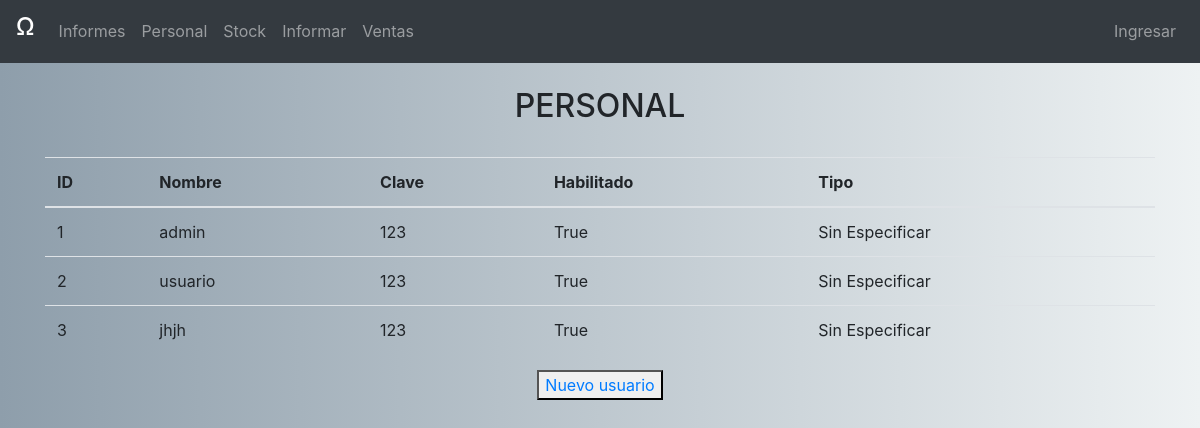
/Personal, run on an earlier commit of the app's database.
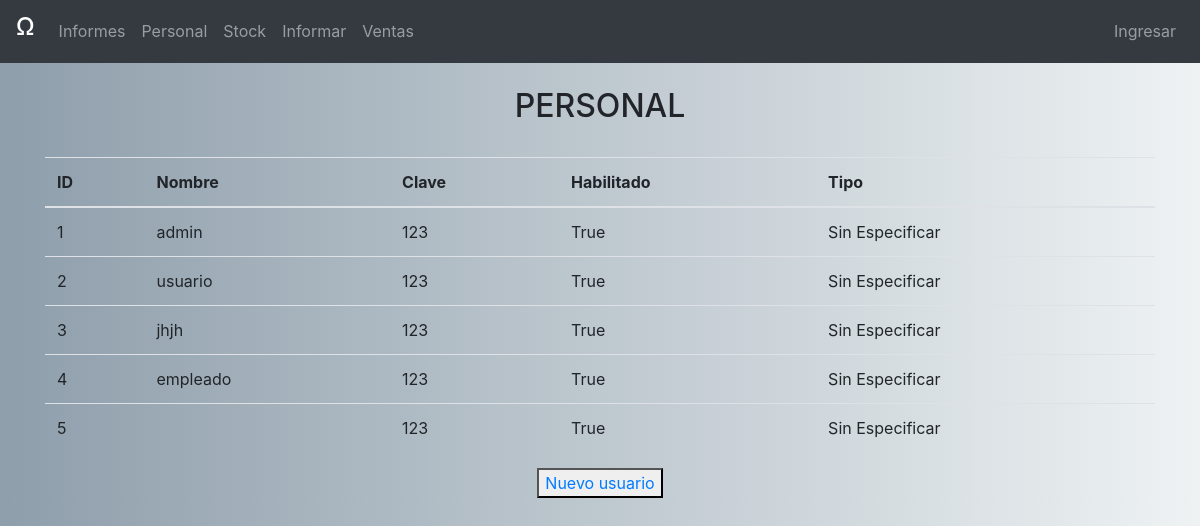
And on a later commit of the database.
### CapaDatos/modelos.py (models this page shows, shortened)
class Usuario(db.Model, UserMixin):
    __tablename__ = 'usuarios'
    id = db.Column(db.Integer, primary_key=True, autoincrement=True)
    nombre = db.Column(db.String,nullable=False)
    clave = db.Column(db.String,nullable=False)
    habilitado = db.Column(db.Boolean,nullable=False)
    tipo_id = db.Column(db.Integer, db.ForeignKey('tipo_usuario.id'), nullable=False)
    usuario_tipo_rel = db.relationship('Tipo_usuario', foreign_keys=tipo_id)

### CapaPresentacion/InformadorProyecto.py (the view)
@app.route('/Personal')
def personal():
    personal = Usuario.query.all()
    return render_template('index.html', pagina='personal.html', personal=personal)

### CapaPresentacion/templates/index.html (shortened to what this page needs)
<!DOCTYPE html>
<html lang="en">
<head>
  <link rel="stylesheet" href="static/css/bootstrap.min.css">
</head>
<body>
{% include('cabecera.html') %}
<div class="container-fluid">
    {% include pagina %}
</body>
</html>

### CapaPresentacion/templates/cabecera.html (shortened to what this page needs)
  <link rel="stylesheet" href="static/css/bootstrap.min.css">
<nav class="navbar navbar-expand-sm bg-dark navbar-dark">
    <a href="{{ url_for('index') }}" class="navbar-brand" href="#"><h4>&Omega;</h4></a>
  <div class="collapse navbar-collapse" id="collapsibleNavbar">
    <ul class="navbar-nav">
      <li class="nav-item">
        <a class="nav-link" href="{{ url_for('prueba') }}">Informes</a>
      </li>
      <li class="nav-item">
        <a class="nav-link" href="{{ url_for('personal') }}">Personal</a>
      </li>
      <li class="nav-item">
        <a class="nav-link" href="{{ url_for('stock') }}">Stock</a>
      </li>
        <li class="nav-item">
        <a class="nav-link" href="{{ url_for('stock') }}">Informar</a>
      </li>
        <li>
            <a class="nav-link" href="{{ url_for('ventas') }}">Ventas</a>
        </li>
    </ul>
        <ul class="navbar-nav ml-auto">
        <li class="nav-item">
              {% if current_user.is_authenticated %}
                  <li>Hi {{ current_user.nombre}}! </li> <a href="{{ url_for('logout') }}">Salir</a></li>
               {% else %}
                <a  class="nav-link" href="{{ url_for('login') }}">Ingresar</a>
           {% endif %}
    </li>
    </ul>
  </div>
</nav>

### CapaPresentacion/templates/personal.html (shortened to what this page needs)
<!DOCTYPE html>
<html lang="en">
<head>
</head>
<body style="background: linear-gradient(to right, #8e9eab, #eef2f3);">
<br>
<div align="center"><h2>PERSONAL</h2></div>
<br>
<div class="container">
    <table class="table">
        <thead>
        <tr>
            <th>ID</th>
            <th>Nombre</th>
            <th>Clave</th>
            <th>Habilitado</th>
            <th>Tipo</th>
        </tr>
        </thead>
        <tbody>
            {% for usr in personal %}
                <tr>
                <td>{{ usr.id }}</td>
                <td>{{ usr.nombre }}</td>
                <td>{{ usr.clave }}</td>
                <td>{{ usr.habilitado }}</td>
                <td>
                    {{ 'Sin Especificar' if usr.usuario_tipo_rel is none else usr.usuario_tipo_rel.descripcion   }}
                </td>
                </tr>
            {% endfor %}
        </tbody>
    </table>
</div>
</div>
<div align="center"><button><a href="#" data-toggle="modal" data-target="#ModalUsuario">Nuevo usuario</a></button></div>
</body>
</html>

What changed in the data, as far as the page shows it:
added Usuario: id "4", nombre "empleado", clave "123", habilitado "True", usuario_tipo_rel "Sin Especificar"
added Usuario: id "5", clave "123", habilitado "True", usuario_tipo_rel "Sin Especificar"
